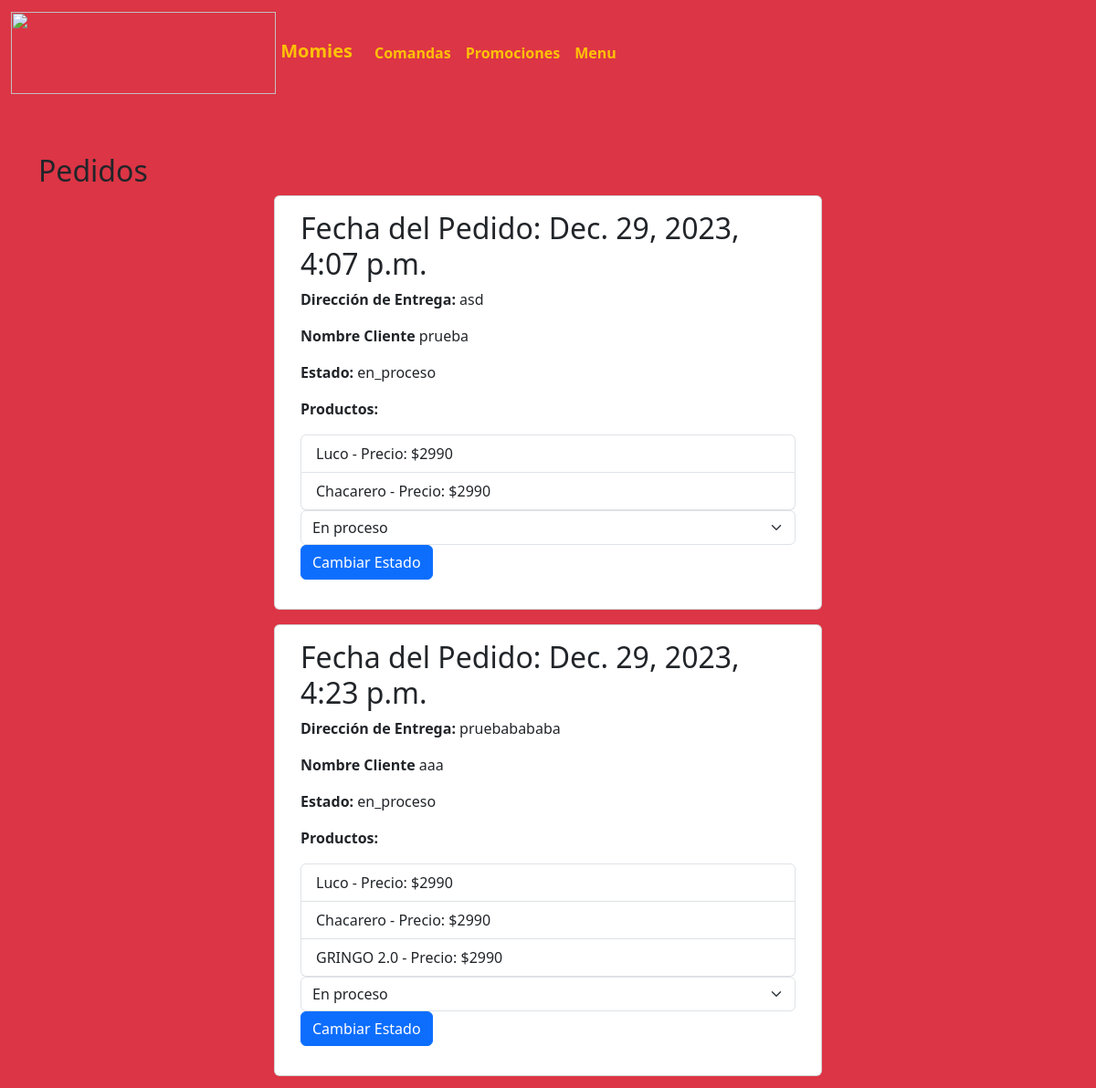
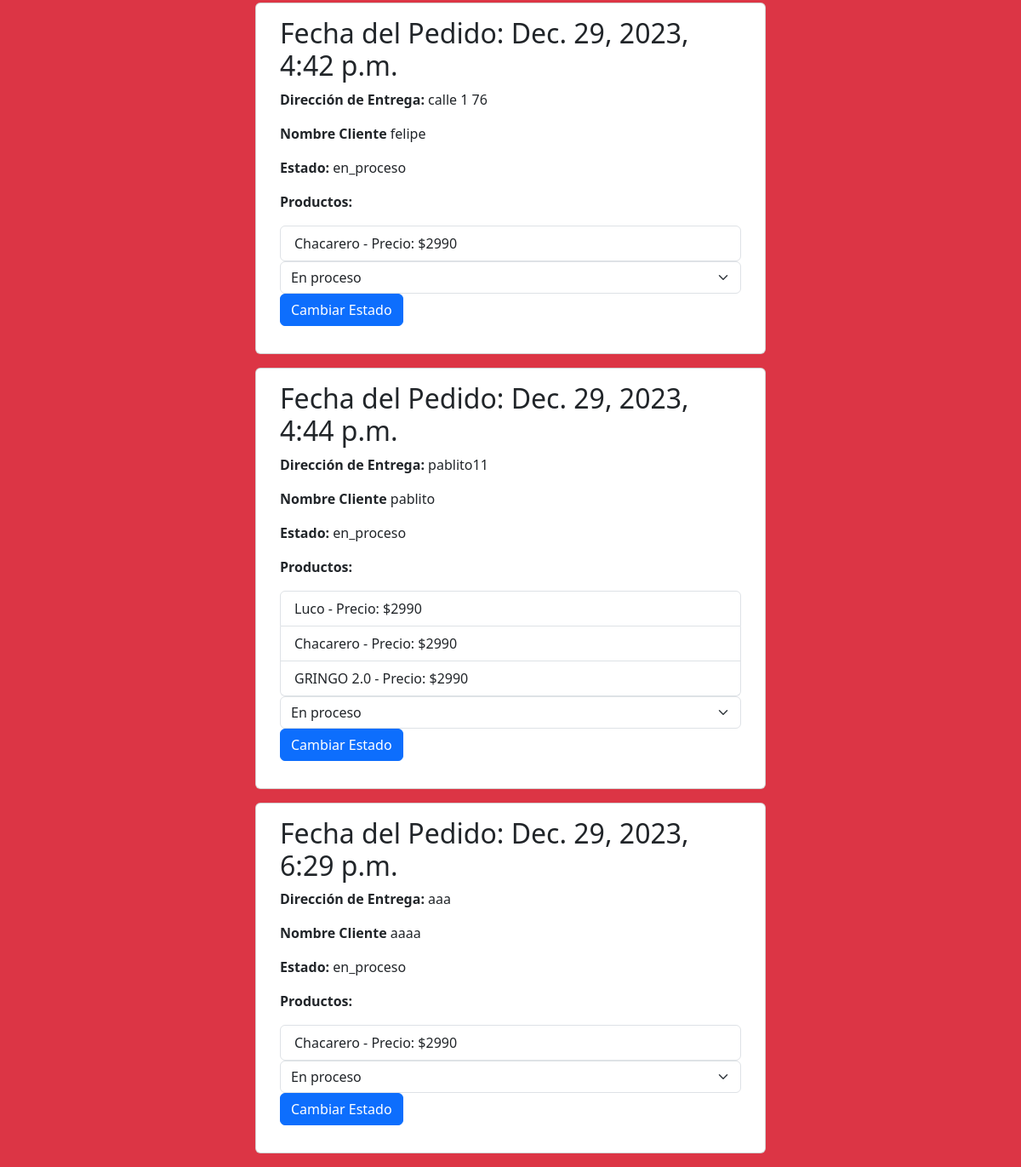
The app's page /pedido/ with its own data (2 pictures, top to bottom).
### app/models.py (models this page shows, shortened)
class Pedido(models.Model):
    ESTADOS_PEDIDO = [
        ('en_proceso', 'En proceso'),
        ('enviado', 'Enviado'),
        ('entregado', 'Entregado'),
    ]
    productos = models.ManyToManyField(Producto)
    fecha_pedido = models.DateTimeField(auto_now_add=True)
    direccion_entrega = models.CharField(max_length=255)
    estado = models.CharField(max_length=20, choices=ESTADOS_PEDIDO, default='en_proceso')
    imagen = models.ImageField(upload_to="pedidos", null=True)
    nombre_cliente = models.CharField(max_length=36 ,null=True)

class Producto(models.Model):
    nombre = models.CharField(max_length=200)
    descripcion = models.TextField()
    precio = models.IntegerField()
    stock = models.IntegerField()
    fecha_creacion = models.DateTimeField(auto_now_add=True)
    categoria = models.ForeignKey(Categoria, on_delete=models.CASCADE)
    imagen = models.ImageField(upload_to="productos", null=True)
    cantidad = models.IntegerField(default=0)
    comentario = models.CharField(max_length=100,default="")
    SIMPLE = 'Simple'
    DOBLE = 'Doble'
    OPCIONES_HAMBURGUESA = [
        (SIMPLE, 'Hamburguesa Simple'),
        (DOBLE, 'Hamburguesa Doble'),
    ]
    tipo_hamburguesa = models.CharField(
        max_length=10,
        choices=OPCIONES_HAMBURGUESA,
        default=SIMPLE,
    )

### app/views.py (the view)
# urls.py: path('pedido/', pedido, name="pedido"),
def pedido(request):
    pedidos = Pedido.objects.filter (estado = 'en_proceso')
    context = { 'pedidos': pedidos}
    return render(request,'app/pedido.html', context)

### app/templates/app/pedido.html (shortened to what this page needs)
{% extends 'app/base.html' %}
{% load static %}
{% block content %}
<!DOCTYPE html>
<html>
<head>
</head>
<body>
    <div class="container">
        <div class="row justify-content-center">
            <h2 class="">Pedidos</h2>
            {% for pedido in pedidos %}
            <div class="card mb-3" style="max-width: 600px;">
                <div class="card-body">
                    <h2 class="card-title">Fecha del Pedido: {{ pedido.fecha_pedido }}</h2>
                    <p class="card-text"><strong>Dirección de Entrega:</strong> {{ pedido.direccion_entrega }}</p>
                    <p class="card-text"><strong>Nombre Cliente</strong> {{ pedido.nombre_cliente }}</p>
                    <p class="card-text"><strong>Estado:</strong> {{ pedido.estado }}</p>
                    <p class="card-text"><strong>Productos:</strong></p>
                    <ul class="list-group">
                        {% for producto in pedido.productos.all %}
                        <li class="list-group-item">{{ producto.nombre }} - Precio: ${{ producto.precio }}</li>
                        {% endfor %}
                    </ul>
                    <form method="post" action="{% url 'cambiar_estado_pedido' pedido.id %}">
                        <select class="form-select" name="nuevo_estado">
                            {% for choice in pedido.ESTADOS_PEDIDO %}
                                <option value="{{ choice.0 }}" {% if choice.0 == pedido.estado %}selected{% endif %}>
                                    {{ choice.1 }}
                                </option>
                            {% endfor %}
                        </select>
                        <button type="submit" class="btn btn-primary">Cambiar Estado</button>
                    </form>
                </div>
            </div>
            {% endfor %}
        </div>
    </div>
</body>
</html>
{% endblock %}

### records on screen
Pedido: fecha_pedido "Dec. 29, 2023, 4:07 p.m.", direccion_entrega "asd", nombre_cliente "prueba", estado "en_proceso", nuevo_estado "En proceso"
Producto: nombre "Luco", precio "2990"
Producto: nombre "Chacarero", precio "2990"
Pedido: fecha_pedido "Dec. 29, 2023, 4:23 p.m.", direccion_entrega "pruebabababa", nombre_cliente "aaa", estado "en_proceso", nuevo_estado "En proceso"
Producto: nombre "GRINGO 2.0", precio "2990"
Pedido: fecha_pedido "Dec. 29, 2023, 4:42 p.m.", direccion_entrega "calle 1 76", nombre_cliente "felipe", estado "en_proceso", nuevo_estado "En proceso"
Pedido: fecha_pedido "Dec. 29, 2023, 4:44 p.m.", direccion_entrega "pablito11", nombre_cliente "pablito", estado "en_proceso", nuevo_estado "En proceso"
Pedido: fecha_pedido "Dec. 29, 2023, 6:29 p.m.", direccion_entrega "aaa", nombre_cliente "aaaa", estado "en_proceso", nuevo_estado "En proceso"
